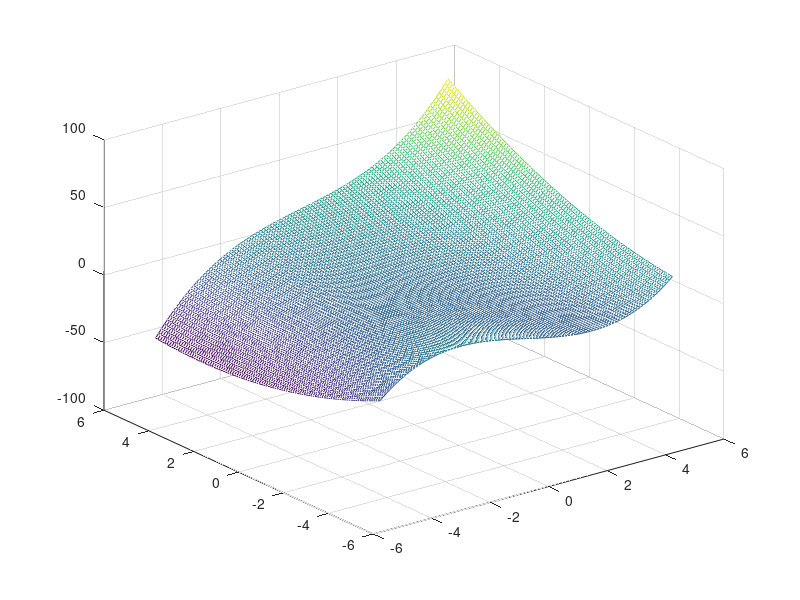
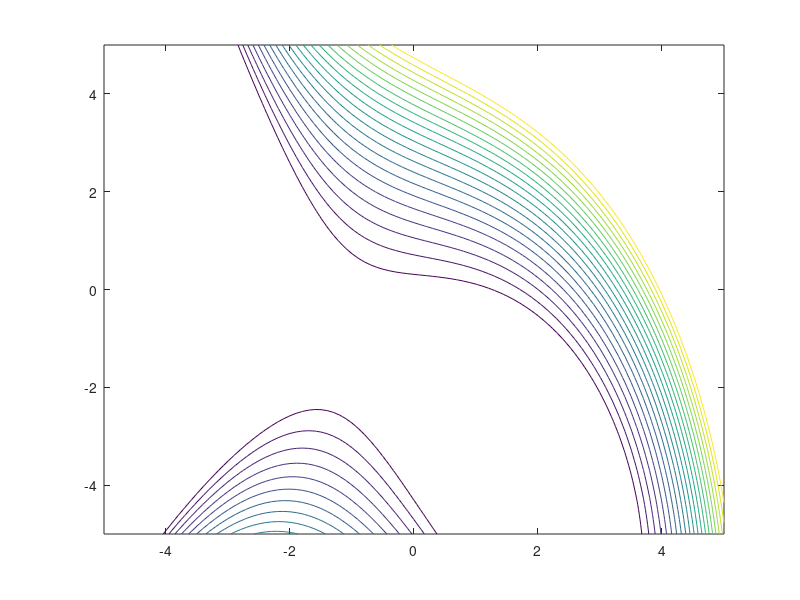

MATLAB code to generate these figures, in order: (Note: this script raises an error after producing the figures.)
% MECH 559 - K. Al Handawi
% McGill University
% Example 4.19 in Papalambros and Wilde

clear
clc
close all
clf

% Visualization of the objective and iterates
x1=-5:.1:5;
x2=x1;
for i=1:length(x1)
    for j = 1:length(x2)
        f(i,j) = 1/3*x1(j)^3 + x1(j)*x2(i) + 0.5*x2(i)^2 + 2*x2(i) - 2/3;
    end
end

% 3D plot
figure(1)
mesh(x1,x2,f)

% contour plot
figure(2)
clf
V = 0:1:20; 
cs = contour(x1,x2,f,V);
hold on

% Choose method (gradient = 1, Newton = 2)
method = 1;

% Ask for intitial guess
xold = [1 1]'; 
%xold = [-3 2]';

% algorithmic parameters
my_epsilon = .001;
kmax = 100;
iteract = 1; % turn this off to avoid having to hit ENTER on every iteration
verbose = 1; % turn this off to avoid having printing every iteration
plot_progress = 1; % turn this off to avoid plotting every iteration

% optimization
[x_opt,f_opt] = optimize(@obj,@grad,@hessian,method,xold,my_epsilon,kmax,iteract,verbose,plot_progress);

% solution
disp([' ']) % newline
disp(['minimum function value = ',num2str(obj(x_opt))])
disp(['minimizer value = ',sprintf('%0.5f, ',x_opt)])

%% User defined objective, gradient, and hessian
function g = grad(x)
    g(1) = x(1)^2 + x(2);
    g(2) = x(1) + x(2) + 2;
end

function H = hessian(x)
    H = [2*x(1) 1
         1 1];
end

function f = obj(x)
    f = 1/3*x(1)^3 + x(1)*x(2) + 0.5*x(2)^2 + 2*x(2) - 2/3;
end